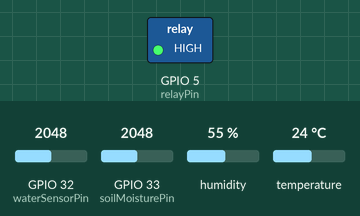
The sketch below on a simulated ESP32. Parts: switched loads named in the sketch (green lamp = pin HIGH). Dashed ring = blinking. Inputs (shaded band) come from the test bench; at power-on: GPIO 33 (soilMoisturePin) = 2048, GPIO 32 (waterSensorPin) = 2048, humidity 55 %, temperature 24 °C. WiFi joins after 1.5 s; servers stay silent unless stated; no MQTT or app messages arrive unless stated; what the sketch prints to the serial monitor is not drawn.

Above: at 3.2 s.
3.3 s: GPIO 33 (soilMoisturePin) set to 1286
7.6 s: GPIO 33 (soilMoisturePin) set to 1182
At 9.3 s:
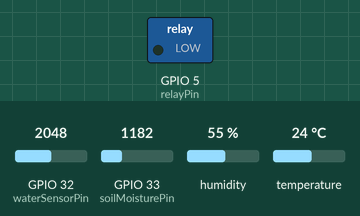
10.5 s: GPIO 33 (soilMoisturePin) set to 2390
At 11.7 s:
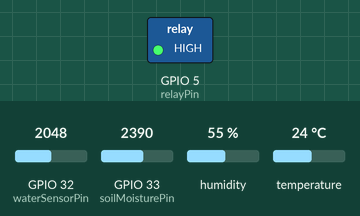
17.3 s: GPIO 33 (soilMoisturePin) set to 1228
At 17.3 s:
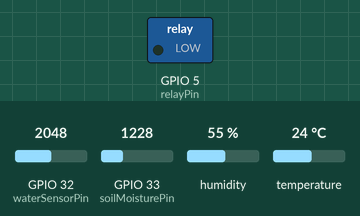
Timing chart, 0 to 20.3 s (numbered marks = the images above; inputs shaded):
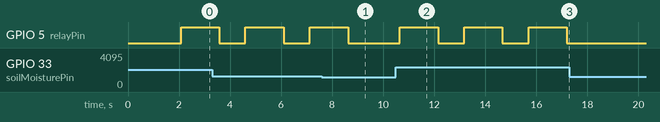

Measured:
- the behaviour switches between 1229 and 1228 on GPIO 33 (soilMoisturePin) (found by bisection; images 0 and 1)
- after the input at 7.6 s, GPIO 5 (relayPin): goes on until 8.6 s, then stays LOW
- after the input at 10.5 s, GPIO 5 (relayPin): alternates HIGH for 1.5 s and LOW for 1.0 s, starting after 0.15 s
- after the input at 17.3 s, GPIO 5 (relayPin): stays LOW (without the input it goes to HIGH after 0.92 s)
- by itself, GPIO 5 (relayPin): alternates HIGH for 1.5 s and LOW for 1.0 s

The sketch:

withoutfuzzy.ino
```cpp
#include <WiFi.h>
#include <PubSubClient.h>
#include <ArduinoJson.h>
#include "DHT.h"

// WiFi credentials
const char* ssid = "bayhaqi";              // Replace with your Wi-Fi SSID
const char* password = "bayhukakimblakur";    // Replace with your Wi-Fi password

// ThingsBoard credentials
#define TOKEN "PLbRVM9VFjYR6JRQQFxc"   // Replace with your device access token
#define THINGSBOARD_SERVER "demo.thingsboard.io" // ThingsBoard server address

WiFiClient espClient;
PubSubClient client(espClient);

// Sensor and relay pins
const int soilMoisturePin = 33;
const int waterSensorPin = 32;
const int relayPin = 5;
const int DHTPin = 27;
#define DHTTYPE DHT11

DHT dht(DHTPin, DHTTYPE);

// Variables for monitoring
bool manualOverride = false;
unsigned long startTime;
unsigned long monitoringDuration = 30000; // 30 seconds
bool monitoringComplete = false;

// Watering counters and levels
int wateringCount = 0;
double initialWaterLevel = 0;
double finalWaterLevel = 0;
double waterUsed = 0;
unsigned long pumpStartTime = 0;
unsigned long pumpTotalTime = 0;

void setup() {
  Serial.begin(115200);

  pinMode(relayPin, OUTPUT);
  digitalWrite(relayPin, LOW);

  // Initialize Wi-Fi
  WiFi.begin(ssid, password);
  Serial.print("Connecting to WiFi...");
  while (WiFi.status() != WL_CONNECTED) {
    delay(1000);
    Serial.print(".");
  }
  Serial.println();
  Serial.print("Connected to WiFi. IP address: ");
  Serial.println(WiFi.localIP());

  // Initialize MQTT
  client.setServer(THINGSBOARD_SERVER, 1883);
  client.setCallback(callback);
  connectToMQTT();

  // Initialize DHT sensor
  dht.begin();

  // Initialize monitoring variables
  startTime = millis();
  initialWaterLevel = readWaterLevel();
}

void connectToMQTT() {
  while (!client.connected()) {
    Serial.print("Connecting to ThingsBoard...");
    if (client.connect("ESP32_Client", TOKEN, "")) {
      Serial.println("Connected to ThingsBoard!");
      client.subscribe("v1/devices/me/rpc/request/+");
    } else {
      Serial.print("Failed, rc=");
      Serial.print(client.state());
      Serial.println(" try again in 5 seconds");
      delay(5000);
    }
  }
}

double readSoilMoisture() {
  double soilMoistureValue = analogRead(soilMoisturePin);
  return (100 - ((soilMoistureValue / 4095.00) * 100));
}

double readWaterLevel() {
  double waterValue = analogRead(waterSensorPin);
  if (waterValue >= 2350) {
    return 100;
  }
  return ((waterValue / 2350.00) * 100);
}

float readTemperature() {
  return dht.readTemperature();
}

void controlPump(double soilMoisture, float temperature) {
  unsigned long pumpDuration = 0;

  if (soilMoisture < 70) { // Dry soil
    if (temperature > 30) {
      pumpDuration = 2500; // Long duration (2.5 seconds)
    } else if (temperature >= 18 && temperature <= 30) {
      pumpDuration = 1500; // Moderate duration (1.5 seconds)
    } else {
      pumpDuration = 1000; // Short duration (1 second)
    }
  }

  if (pumpDuration > 0) {
    pumpStartTime = millis();
    digitalWrite(relayPin, HIGH);
    delay(pumpDuration);
    digitalWrite(relayPin, LOW);
    pumpTotalTime += pumpDuration;
    wateringCount++;
  }
}

void callback(char* topic, byte* payload, unsigned int length) {
  String message;
  for (int i = 0; i < length; i++) {
    message += (char)payload[i];
  }
  Serial.println("Message arrived: " + message);

  DynamicJsonDocument doc(1024);
  DeserializationError error = deserializeJson(doc, message);
  if (!error) {
    const char* method = doc["method"];
    const char* state = doc["params"]["state"];

    if (strcmp(method, "setPumpState") == 0) {
      if (strcmp(state, "on") == 0) {
        manualOverride = true;
        digitalWrite(relayPin, HIGH);
        Serial.println("Manual override: Pump turned ON");
      } else if (strcmp(state, "off") == 0) {
        manualOverride = false;
        digitalWrite(relayPin, LOW);
        Serial.println("Manual override: Pump turned OFF");
      }
    }
  } else {
    Serial.print("Failed to parse message: ");
    Serial.println(error.f_str());
  }
}

void loop() {
  if (monitoringComplete) {
    Serial.println("Monitoring selesai. Sistem berhenti.");
    while (true); // Hentikan loop
  }

  unsigned long currentTime = millis();
  if (currentTime - startTime <= monitoringDuration) {
    double soilMoisture = readSoilMoisture();
    float temperature = readTemperature();
    double waterLevel = readWaterLevel();

    if (!manualOverride) {
      controlPump(soilMoisture, temperature);
    }

    Serial.print("Soil Moisture: ");
    Serial.print(soilMoisture);
    Serial.print("%, Temperature: ");
    Serial.print(temperature);
    Serial.print("C, Current Water Level: ");
    Serial.print(waterLevel);
    Serial.println("%");
  } else {
    finalWaterLevel = readWaterLevel();
    waterUsed = initialWaterLevel - finalWaterLevel;

    Serial.println("\n=== Monitoring Completed (30 seconds) ===");
    Serial.print("Total Watering Count: ");
    Serial.println(wateringCount);
    Serial.print("Initial Water Level: ");
    Serial.print(initialWaterLevel);
    Serial.println("%");
    Serial.print("Final Water Level: ");
    Serial.print(finalWaterLevel);
    Serial.println("%");
    Serial.print("Water Used: ");
    Serial.print(waterUsed);
    Serial.println("%");
    Serial.print("Total Pump Operation Time: ");
    Serial.print(pumpTotalTime / 1000.0);
    Serial.println(" seconds");

    monitoringComplete = true; // Set flag untuk menghentikan loop
  }

  delay(1000); // Stabilkan loop setiap 1 detik
}
```
